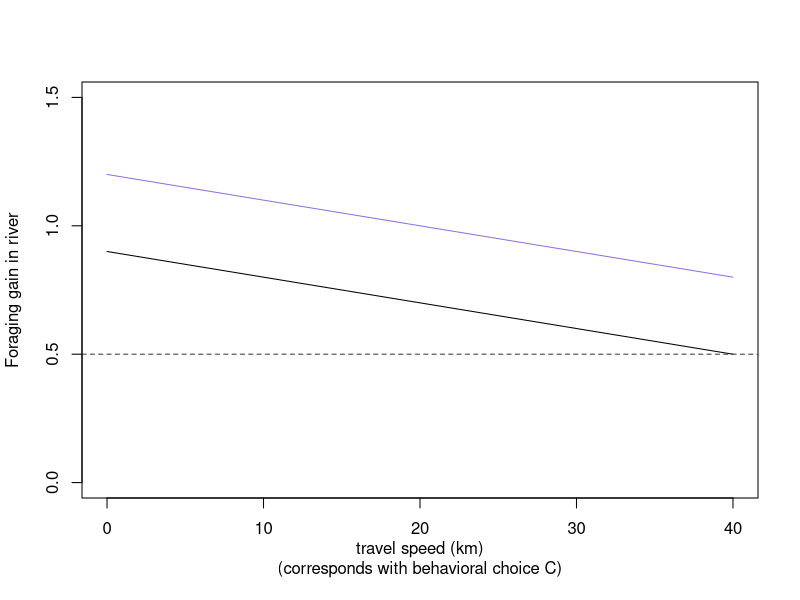
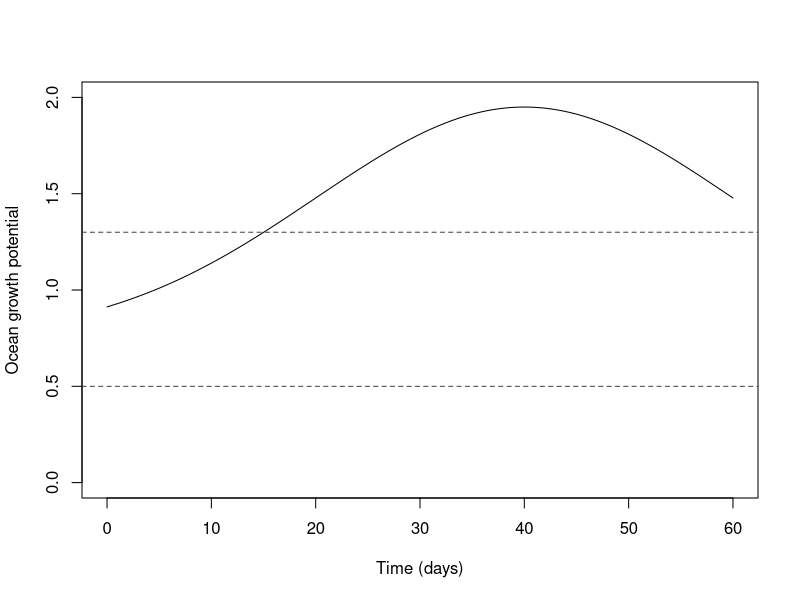
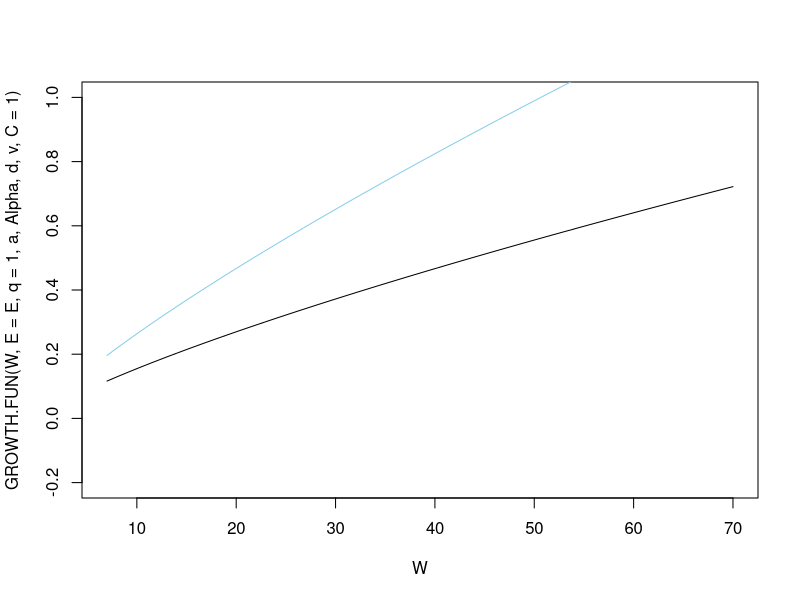
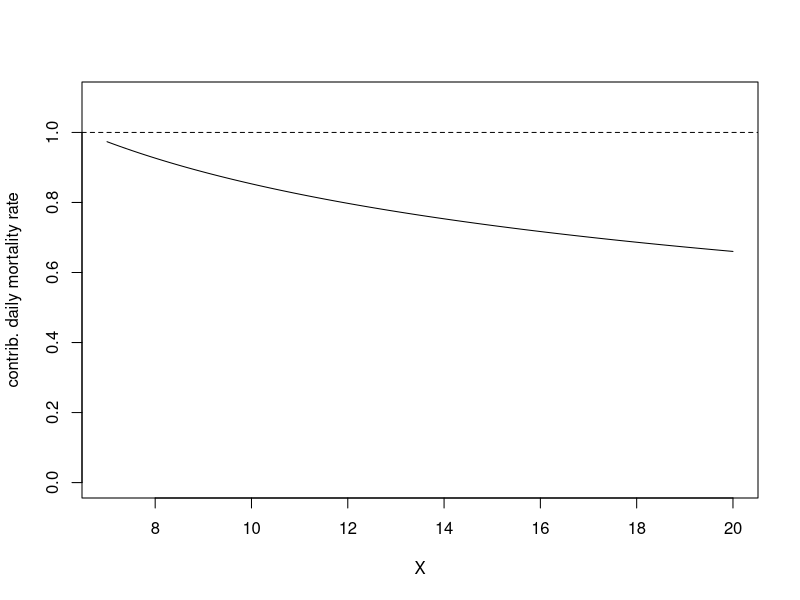
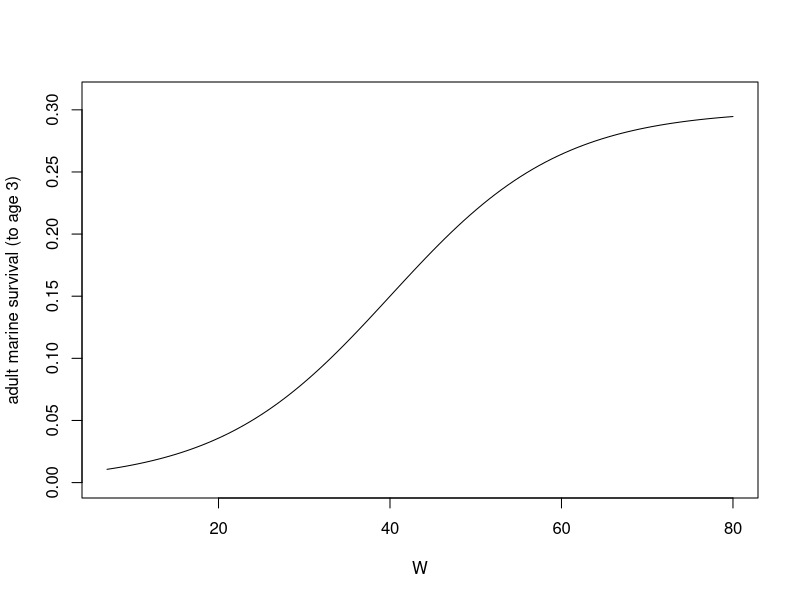
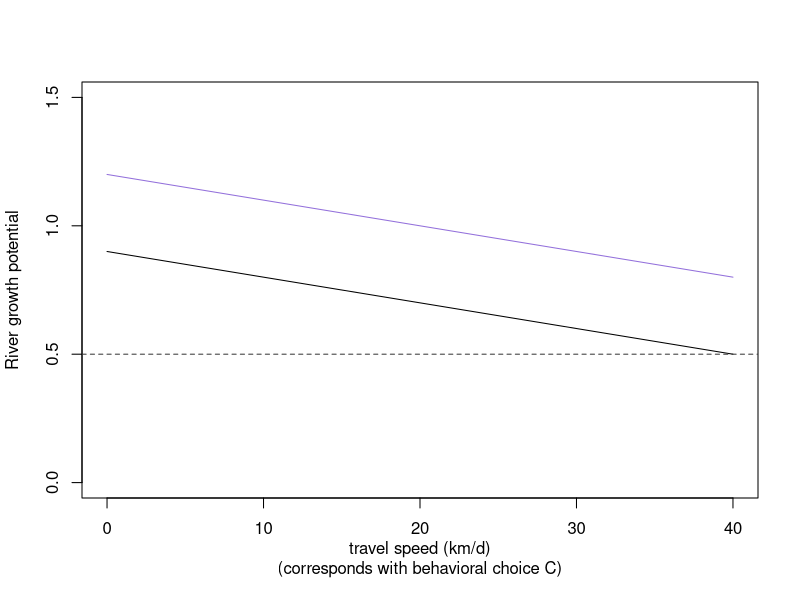
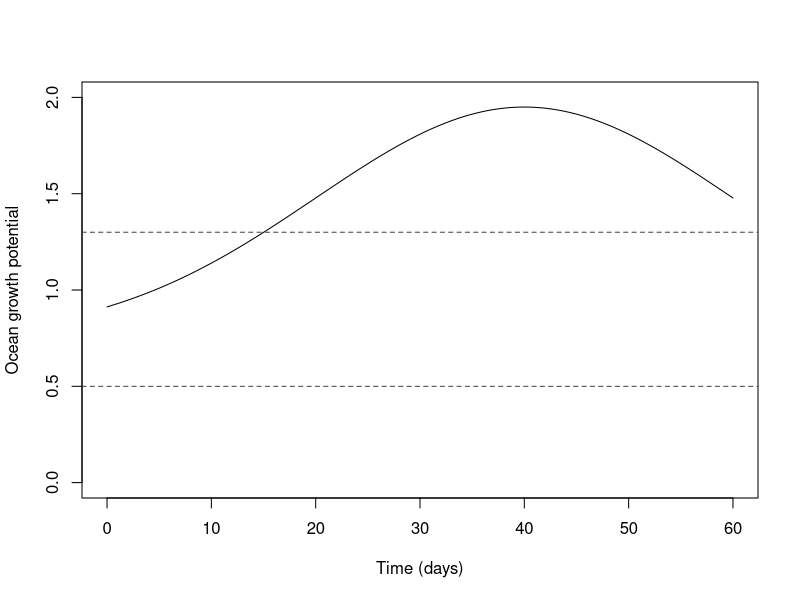
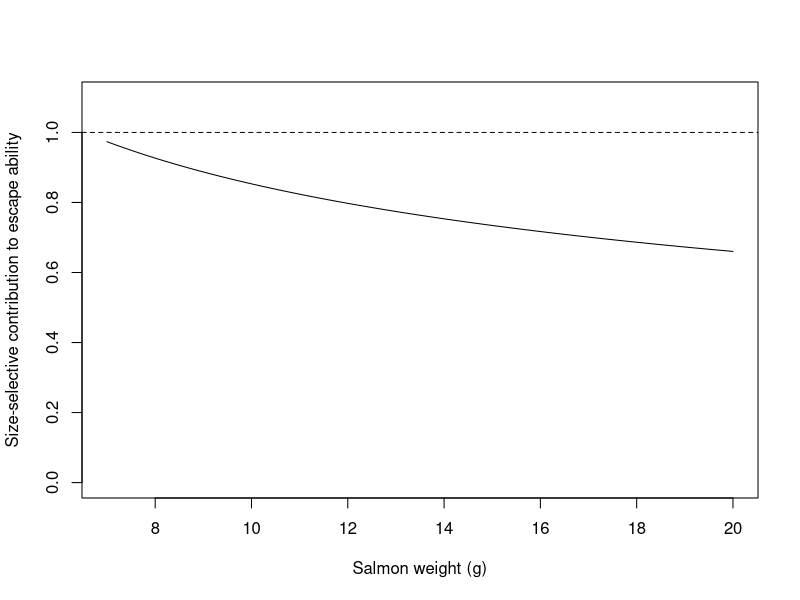

These charts were generated, in order, by the following R code:

# Parameterization of SDP model

# Outline
# 1. Growth
# 2. Survival
# 3. Terminal Fitness

# Set settings
options(scipen = 9999)

# Libraries
library(ggplot2)


# .........................................................................................
# 1. Growth

# River growth by speed and habitat
z     <- -0.01
ka    <- 0.9 # can vary btw 0.9 and 1.3
kn    <- 1.2 # can vary btw 0.9 and 1.3

RIVER.Q <- function(C, z, kh) { z*C+kh }  # Equations 4 and 5 in main text
curve(RIVER.Q(C, z=z, kh=ka), xname="C", xlim=c(0,40), ylim=c(0,1.5), , ylab = "Foraging gain in river", xlab = "travel speed (km)\n(corresponds with behavioral choice C)")
curve(RIVER.Q(C, z=z, kh=kn), xname="C", add=T, col="mediumpurple")
abline(h=0.5, col="gray24", lty="dashed")
# This plot shows how river growth potential declines with travel speed (behavioral choice C)
# and the intercept kh shifts the magnitude by shoreline habitat.

# Save plot for Appendix A
png("Figures/river_growth_FigS1.png", width = 4, height = 4, units = "in", res = 500)
curve(RIVER.Q(C, z=z, kh=ka), xname="C", xlim=c(0,40), ylim=c(0,1.5), , ylab = "River growth potential", xlab = "travel speed (km/d)\n(corresponds with behavioral choice C)")
curve(RIVER.Q(C, z=z, kh=kn), xname="C", add=T, col="mediumpurple")
abline(h=0.5, col="gray24", lty="dashed")
dev.off() # Close the PNG device

# Calculate the growth potential at different values of C
growth_C0 <- RIVER.Q(C=0, z=z, kh=ka)
growth_C20 <- RIVER.Q(C=20, z=z, kh=ka)
growth_C40 <- RIVER.Q(C=40, z=z, kh=ka)

# Calculate the percentage decline from C=0 to C=20
decline_0_to_20 <- ((growth_C0 - growth_C20) / growth_C0) * 100

# Calculate the percentage decline from C=20 to C=40
decline_20_to_40 <- ((growth_C20 - growth_C40) / growth_C20) * 100

# Look at overall % decline by choice to summarize in text (Appendix A: ~25%)
decline_0_to_20; decline_20_to_40 




# Ocean growth
f     <- 0.75
g     <- 1.2
c     <- 40
l     <- 0.05

OCEAN.Q <-    function(t, f, g, c, l) { f + g*exp(-(t-c)^2/2*l^2) }
curve(OCEAN.Q(t,f=f, g=g, c=c, l=l), xlim=c(0, 60), ylab="Ocean growth potential",
      xlab="Time (days)", xname = "t", ylim=c(0,2))
abline(h=RIVER.Q(C=0, z=z, kh=1.3), col="gray24", lty="dashed") #river value max (paused in natural)
abline(h=RIVER.Q(C=40, z=z, kh=0.9), col="gray24", lty="dashed") #river value min (fast in altered)

# Save plot for Appendix A
png("Figures/ocean_growth_FigS2.png", width = 4, height = 4, units = "in", res = 500)
curve(OCEAN.Q(t,f=f, g=g, c=c, l=l), xlim=c(0, 60), ylab="Ocean growth potential",
      xlab="Time (days)", xname = "t", ylim=c(0,2))
abline(h=RIVER.Q(C=0, z=z, kh=1.3), col="gray24", lty="dashed") #river value max (paused in natural)
abline(h=RIVER.Q(C=40, z=z, kh=0.9), col="gray24", lty="dashed") #river value min (fast in altered)
dev.off() # Close the PNG device


# Total Growth
E     <- 0.03
a     <- 0.86
Alpha <- 0.00607
d     <- 1
dn0   <- 0.7
v     <- 0.027

GROWTH.FUN <- function(W, E, q, a, Alpha, d, v, C)    { q*E*W^a - d*Alpha*W*exp(v*C) }

# Different growth trajectories depending on static q values
curve(GROWTH.FUN(W, E=E, q=1, a, Alpha, d, v, C=1), xname="W", xlim=c(7,70), ylim=c(-0.2,1))
curve(GROWTH.FUN(W, E=E, q=1.5, a, Alpha, d, v, C=1), xname="W", add=T, col="skyblue")


# Simulate Growth to Check for realistic growth rates.
sim.mix <- data.frame(t=seq(1,60, by=1), X=rep(NA, 60), 
                      h=rep(NA, 60), C=rep(NA, 60))     # set baseline values.

sim.mix[1,2] <- 7 # set starting values for mass in the river

sim.mix[31:60, 3] <- rep("o", 30)   # final 30 days in ocean
sim.mix[1:30, 3] <- sample(0:1, 30, replace=T, prob=c(0.5,0.5))  # first 30 days random between altered and natural
sim.mix$h[sim.mix$h == "1"] <- "a"   # change 1 from sample function to "a"
sim.mix$h[sim.mix$h == "0"] <- "n"   # change 0 from sample function to "n"

sim.mix[31:60, 4] <- rep(0, 30)   # last 30 days move 0 in ocean
sim.mix[1:30, 4] <- sample(0:2, 30, replace=T)  # first 30 days random sample between 0,1,2.
sim.mix$C[sim.mix$C == "1"] <- 20  # change 1 from sample function to "20" km/day
sim.mix$C[sim.mix$C == "2"] <- 40  # change 2 from sample function to "40" km/day


#for loop to simulate salmon mass over 60 days in a mix of habitats.
for(t in 1:59){
  sim.mix[t+1,2]<- sim.mix[t,2] + GROWTH.FUN(W = sim.mix[t,2], E=E, a=a, Alpha=Alpha, v=v,
                                             d = ifelse(sim.mix[t,3] == "n" & sim.mix[t,4] == 0, dn0, d),
                                             q= ifelse(sim.mix[t,3] == "o", OCEAN.Q(t=sim.mix[t,1], f=f, g=g, c=c, l=l),
                                                       ifelse(sim.mix[t,3] == "a", RIVER.Q(C=sim.mix[t,4], z=z, kh=ka), 
                                                              RIVER.Q(C=sim.mix[t,4], z=z, kh=kn))),
                                             C=sim.mix[t,4]) } # end loop.

sim.mix # look at trajectories.
(sim.mix[30,2] - sim.mix[1,2]) / 30   # daily river growth
(sim.mix[60,2] - sim.mix[31,2]) / 30  # daily ocean growth

# Summary: salmon enters the ocean at 8.6 g, grows a total of 12.8 g, which equates to
# an ocean growth rate of 0.43 g/day (in Appendix).


# .........................................................................................
# 2. Survival

# Survival
SURV.FUN <-   function(W, Bu, Bh, Bw, M, m, y, P)     { (1-M*(Bu + Bh + Bw*W^m))^(y*P) }

#Test RISK.FUN
SURV.FUN(W=12, Bu=1, Bh=1, Bw=2, M=0.002, m=-0.37, y=1, P=20) # good.

# Solving for Beta-W
Beta.W <- function(X, Bw){ Bw*X^-0.37 }
curve(Beta.W(X, Bw=2), xname="X", xlim=c(7,20), ylim=c(0,1.1), ylab="contrib. daily mortality rate")
abline(h=1,lty="dashed")

Beta.W(X=7, Bw=2)

# Save plot for Appendix A
png("Figures/survival_ssm_FigS3.png", width = 4, height = 4, units = "in", res = 500)
curve(Beta.W(X, Bw=2), xname="X", xlim=c(7,20), ylim=c(0,1.1), 
      ylab="Size-selective contribution to escape ability",
      xlab="Salmon weight (g)")
abline(h=1,lty="dashed")
dev.off() # Close the PNG device


# .........................................................................................
# 3. Terminal Fitness

# Terminal Fitness Function
Ws    <- 40
r     <- 0.1
Smax  <- 0.3

TERM.FUN <- function(W, Ws, r, Smax){ Smax/(1+exp(-r*(W-Ws))) }

curve(TERM.FUN(W, Ws=Ws , r=r, Smax=Smax), xname="W", xlim=c(7,80), ylim=c(0,0.31), ylab="adult marine survival (to age 3)")

# Save plot for Appendix A
png("Figures/term_fit_FigS4.png", width = 4, height = 4, units = "in", res = 500)
curve(TERM.FUN(W, Ws=Ws , r=r, Smax=Smax), xname="W", xlim=c(7,80), ylim=c(0,0.31), 
      ylab="Adult marine survival (to age 3)", xlab="Salmon weight (g); W(T)")
dev.off() # Close the PNG device



